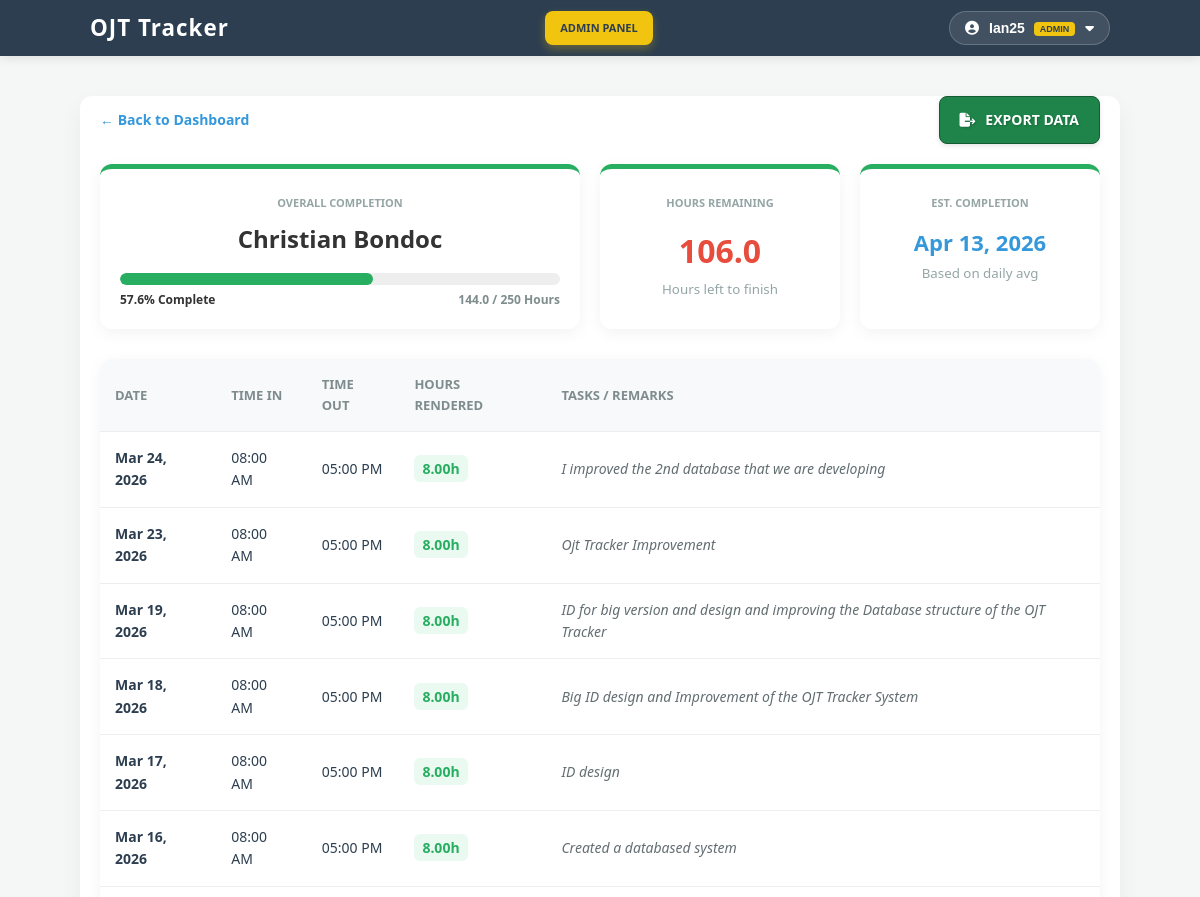
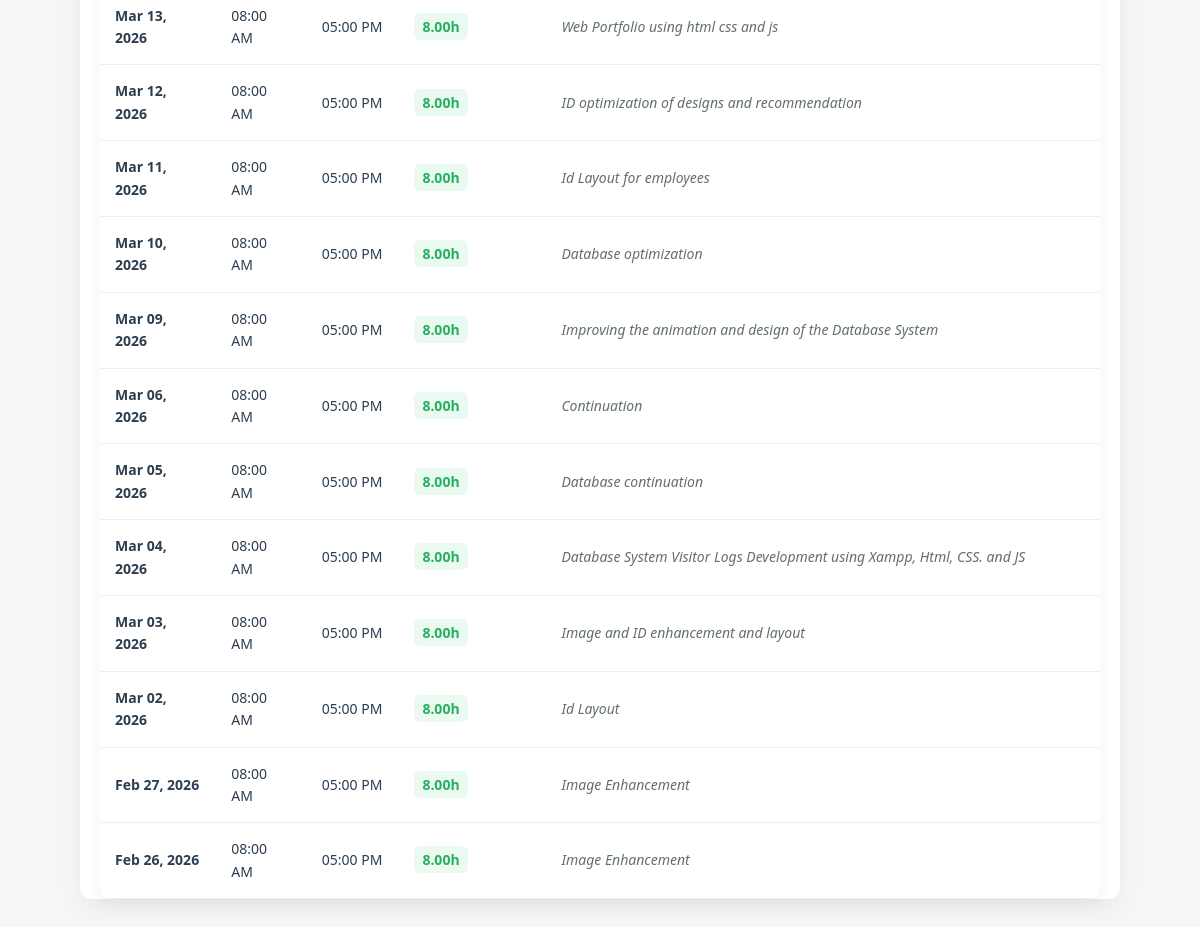
The app's page /OjtTracker/view_user_logs.php?id=1 (signed in) with its own data (2 pictures, top to bottom).
### tables this page shows
CREATE TABLE `users` (
  `id` int(11) NOT NULL,
  `username` varchar(50) NOT NULL,
  `full_name` varchar(255) DEFAULT NULL,
  `school` varchar(255) DEFAULT NULL,
  `password` varchar(255) NOT NULL,
  `total_required` int(11) DEFAULT 600,
  `security_question` varchar(255) DEFAULT NULL,
  `security_answer` varchar(255) DEFAULT NULL,
  `role` enum('user','admin') DEFAULT 'user'
);

CREATE TABLE `logs` (
  `id` int(11) NOT NULL,
  `user_id` int(11) DEFAULT NULL,
  `log_date` date DEFAULT NULL,
  `time_in` time DEFAULT NULL,
  `time_out` time DEFAULT NULL,
  `hours_rendered` decimal(5,2) DEFAULT NULL,
  `task_description` text DEFAULT NULL
);

### OjtTracker/view_user_logs.php (the view, shortened to what this page needs)
<?php
include 'includes/database.php';
$user_id = $_GET['id'] ?? null;
$user_sql = "SELECT u.full_name, u.total_required,
             COALESCE(SUM(l.hours_rendered), 0) as total_done,
             COUNT(DISTINCT l.log_date) as days_worked
             FROM users u
             LEFT JOIN logs l ON u.id = l.user_id
             WHERE u.id = ?";
$user_stmt = $conn->prepare($user_sql);
$user_stmt->bind_param("i", $user_id);
$user_stmt->execute();
$user_data = $user_stmt->get_result()->fetch_assoc();
$total_req = $user_data['total_required'] ?: 1;
$total_done = $user_data['total_done'];
$percent = min(round(($total_done / $total_req) * 100, 1), 100);
$remaining_hours = max($total_req - $total_done, 0);
$est_completion = "N/A";
if ($user_data['days_worked'] > 0 && $remaining_hours > 0 && $total_done > 0) {
    $avg_per_day = $total_done / $user_data['days_worked'];
    $days_to_go = ceil($remaining_hours / $avg_per_day);
    $est_completion = date('M d, Y', strtotime("+$days_to_go weekdays"));
}
$log_sql = "SELECT * FROM logs WHERE user_id = ? ORDER BY log_date DESC, time_in DESC";
$log_stmt = $conn->prepare($log_sql);
$log_stmt->bind_param("i", $user_id);
$log_stmt->execute();
$logs_result = $log_stmt->get_result();
?>
<!DOCTYPE html>
<html lang="en">
<head>
    <link rel="stylesheet" href="assets/css/style.css">
    <link rel="stylesheet" href="https://cdnjs.cloudflare.com/ajax/libs/font-awesome/6.4.0/css/all.min.css">
</head>
<body>
    <?php include 'includes/navbar.php'; ?>
    <div class="container">
        <div class="back-nav">
            <a href="admin.php">← Back to Dashboard</a>
            <a href="?id=<?php echo $user_id; ?>&export=csv" class="btn-csv">
                <i class="fas fa-file-export"></i> <span>EXPORT DATA</span>
            </a>
        </div>
        <div class="stats-grid">
            <div class="card">
                <span class="stat-label">Overall Completion</span>
                <h2 style="margin: 5px 0;"><?php echo htmlspecialchars($user_data['full_name']); ?></h2>
                <div class="progress-container">
                    <div class="progress-bar" style="width: <?php echo $percent; ?>%;"></div>
                </div>
                <div style="display: flex; justify-content: space-between; font-size: 12px; font-weight: bold;">
                    <span><?php echo $percent; ?>% Complete</span>
                    <span style="color: #7f8c8d;"><?php echo number_format($total_done, 1); ?> / <?php echo $total_req; ?> Hours</span>
                </div>
            </div>
            <div class="card" style="text-align: center;">
                <span class="stat-label">Hours Remaining</span>
                <span class="stat-value" style="font-size: 32px; color: #e74c3c; margin-top: 10px;">
                    <?php echo number_format($remaining_hours, 1); ?>
                </span>
                <small style="color: #95a5a6;">Hours left to finish</small>
            </div>
            <div class="card" style="text-align: center;">
                <span class="stat-label">Est. Completion</span>
                <span class="stat-value" style="font-size: 22px; color: var(--primary); margin-top: 10px;">
                    <?php echo $est_completion; ?>
                </span>
                <small style="color: #95a5a6;">Based on daily avg</small>
            </div>
        </div>
        <table class="modern-table">
            <thead>
                <tr>
                    <th>Date</th>
                    <th>Time In</th>
                    <th>Time Out</th>
                    <th>Hours Rendered</th>
                    <th>Tasks / Remarks</th>
                </tr>
            </thead>
            <tbody>
                <?php if ($logs_result->num_rows > 0): ?>
                    <?php while($log = $logs_result->fetch_assoc()): ?>
                    <tr>
                        <td style="font-weight: 600;"><?php echo date('M d, Y', strtotime($log['log_date'])); ?></td>
                        <td><?php echo date('h:i A', strtotime($log['time_in'])); ?></td>
                        <td>
                            <?php echo $log['time_out'] ? date('h:i A', strtotime($log['time_out'])) : '<span class="status-active">Currently In</span>'; ?>
                        </td>
                        <td>
                            <span class="hours-tag"><?php echo number_format($log['hours_rendered'], 2); ?>h</span>
                        </td>
                        <td style="color: #636e72; font-style: italic;">
                            <?php echo htmlspecialchars($log['task_description'] ?: 'No task recorded'); ?>
                        </td>
                    </tr>
                    <?php endwhile; ?>
                <?php else: ?>
                    <tr>
                        <td colspan="5" style="text-align: center; padding: 40px; color: #95a5a6;">No logs found for this trainee.</td>
                    </tr>
                <?php endif; ?>
            </tbody>
        </table>
    </div>
</body>
</html>

### OjtTracker/assets/css/style.css (style rules this page uses)
body { font-family: 'Segoe UI', Tahoma, Geneva, Verdana, sans-serif; background: #f4f7f6; color: #333; line-height: 1.6; margin: 0; }
.container { width: 85%; max-width: 1000px; margin: 50px auto; background: white; padding: 30px; border-radius: 12px; box-shadow: 0 10px 25px rgba(0,0,0,0.05); }
.card { background: #ffffff; padding: 20px; flex: 1; text-align: center; border-radius: 10px; border-top: 5px solid #27ae60; box-shadow: 0 2px 4px rgba(0,0,0,0.05); }
.progress-bar { background: #eee; height: 25px; border-radius: 20px; overflow: hidden; margin-bottom: 40px; }
table { width: 100%; border-collapse: collapse; margin-top: 20px; }
th, td { padding: 15px; text-align: left; border-bottom: 1px solid #eee; }
th { background-color: #f8f9fa; color: #2c3e50; font-size: 13px; text-transform: uppercase; }

### OjtTracker/view_user_logs.php (style rules this page uses)
:root { --primary: #3498db; --dark: #2c3e50; --success: #218c74; --warning: #f1c40f; }
body { font-family: 'Segoe UI', sans-serif; background-color: #f4f7f6; margin: 0; }
.container { max-width: 1000px; margin: 40px auto; padding: 0 20px; }
.back-nav { display: flex; justify-content: space-between; align-items: center; margin-bottom: 20px; }
.back-nav a { text-decoration: none; color: var(--primary); font-weight: 700; font-size: 14px; }
.btn-csv { background-color: #1e8449; color: #ffffff !important; padding: 12px 20px; border-radius: 8px; text-decoration: none; font-size: 13px; font-weight: 800; display: inline-flex; align-items: center; gap: 10px; transition: all 0.3s ease; border: 1px solid #145a32; box-shadow: 0 2px 5px rgba(0,0,0,0.1); text-shadow: 1px 1px 2px rgba(0,0,0,0.2); }
.btn-csv i { color: inherit; font-size: 14px; transition: color 0.3s ease; }
.stats-grid { display: grid; grid-template-columns: 2fr 1fr 1fr; gap: 20px; margin-bottom: 30px; }
.card { background: white; padding: 20px; border-radius: 12px; box-shadow: 0 4px 15px rgba(0,0,0,0.05); }
.progress-container { background: #eee; border-radius: 10px; height: 12px; width: 100%; overflow: hidden; margin: 15px 0 5px; }
.progress-bar { height: 100%; background: #27ae60; transition: width 0.4s ease; }
.stat-label { font-size: 11px; font-weight: 700; color: #95a5a6; text-transform: uppercase; }
.stat-value { font-size: 20px; font-weight: bold; color: var(--dark); display: block; }
.modern-table { width: 100%; border-collapse: collapse; background: white; border-radius: 12px; overflow: hidden; box-shadow: 0 4px 15px rgba(0,0,0,0.05); }
.modern-table th { background: #f8f9fa; padding: 15px; text-align: left; font-size: 13px; color: #7f8c8d; text-transform: uppercase; }
.modern-table td { padding: 15px; border-top: 1px solid #f1f2f6; font-size: 14px; color: var(--dark); }
.hours-tag { background: #eafaf1; color: #27ae60; padding: 4px 8px; border-radius: 6px; font-weight: bold; }

### records on screen
users: full_name "Christian Bondoc", total_required "250"
logs: log_date "Mar 24, 2026", time_in "08:00 AM", time_out "05:00 PM", hours_rendered "8.00", task_description "I improved the 2nd database that we are developing"
logs: log_date "Mar 23, 2026", time_in "08:00 AM", time_out "05:00 PM", hours_rendered "8.00", task_description "Ojt Tracker Improvement"
logs: log_date "Mar 19, 2026", time_in "08:00 AM", time_out "05:00 PM", hours_rendered "8.00", task_description "ID for big version and design and improving the Database structure of the OJT Tracker"
logs: log_date "Mar 18, 2026", time_in "08:00 AM", time_out "05:00 PM", hours_rendered "8.00", task_description "Big ID design and Improvement of the OJT Tracker System"
logs: log_date "Mar 17, 2026", time_in "08:00 AM", time_out "05:00 PM", hours_rendered "8.00", task_description "ID design"
logs: log_date "Mar 16, 2026", time_in "08:00 AM", time_out "05:00 PM", hours_rendered "8.00", task_description "Created a databased system"
logs: log_date "Mar 13, 2026", time_in "08:00 AM", time_out "05:00 PM", hours_rendered "8.00", task_description "Web Portfolio using html css and js"
logs: log_date "Mar 12, 2026", time_in "08:00 AM", time_out "05:00 PM", hours_rendered "8.00", task_description "ID optimization of designs and recommendation"
logs: log_date "Mar 11, 2026", time_in "08:00 AM", time_out "05:00 PM", hours_rendered "8.00", task_description "Id Layout for employees"
logs: log_date "Mar 10, 2026", time_in "08:00 AM", time_out "05:00 PM", hours_rendered "8.00", task_description "Database optimization"
logs: log_date "Mar 09, 2026", time_in "08:00 AM", time_out "05:00 PM", hours_rendered "8.00", task_description "Improving the animation and design of the Database System"
logs: log_date "Mar 06, 2026", time_in "08:00 AM", time_out "05:00 PM", hours_rendered "8.00", task_description "Continuation"
logs: log_date "Mar 05, 2026", time_in "08:00 AM", time_out "05:00 PM", hours_rendered "8.00", task_description "Database continuation"
logs: log_date "Mar 04, 2026", time_in "08:00 AM", time_out "05:00 PM", hours_rendered "8.00", task_description "Database System Visitor Logs Development using Xampp, Html, CSS. and JS"
logs: log_date "Mar 03, 2026", time_in "08:00 AM", time_out "05:00 PM", hours_rendered "8.00", task_description "Image and ID enhancement and layout"
logs: log_date "Mar 02, 2026", time_in "08:00 AM", time_out "05:00 PM", hours_rendered "8.00", task_description "Id Layout"
logs: log_date "Feb 27, 2026", time_in "08:00 AM", time_out "05:00 PM", hours_rendered "8.00", task_description "Image Enhancement"
logs: log_date "Feb 26, 2026", time_in "08:00 AM", time_out "05:00 PM", hours_rendered "8.00", task_description "Image Enhancement"

### other values on screen
$_SESSION['username'] "Ian25"
$percent "57.6"
$total_done "144.0"
$remaining_hours "106.0"
$est_completion "Apr 13, 2026"
